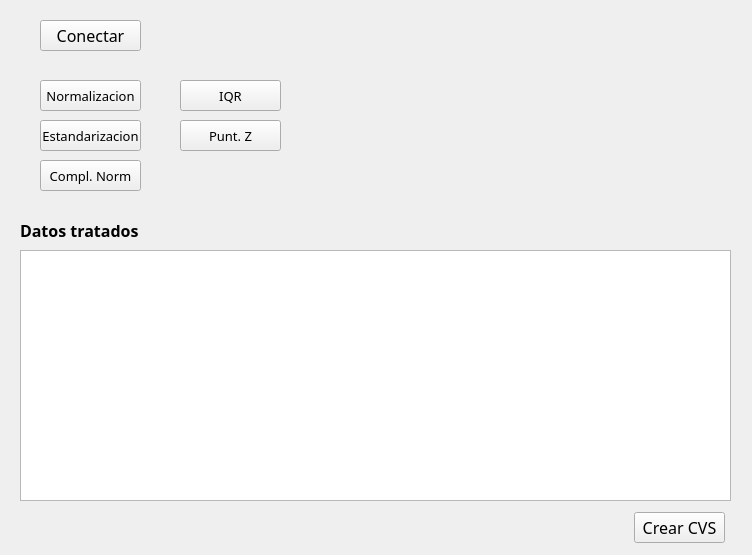
<?xml version="1.0" encoding="UTF-8"?>
<ui version="4.0">
 <class>Form</class>
 <widget class="QWidget" name="Form">
  <property name="geometry">
   <rect>
    <x>0</x>
    <y>0</y>
    <width>752</width>
    <height>555</height>
   </rect>
  </property>
  <property name="windowTitle">
   <string>Proyecto Unidad III</string>
  </property>
  <widget class="QPushButton" name="btnNormalizacion">
   <property name="geometry">
    <rect>
     <x>40</x>
     <y>80</y>
     <width>101</width>
     <height>31</height>
    </rect>
   </property>
   <property name="font">
    <font>
     <family>Segoe UI Light</family>
     <pointsize>10</pointsize>
    </font>
   </property>
   <property name="text">
    <string>Normalizacion</string>
   </property>
  </widget>
  <widget class="QPushButton" name="btnEstandarizacion">
   <property name="geometry">
    <rect>
     <x>40</x>
     <y>120</y>
     <width>101</width>
     <height>31</height>
    </rect>
   </property>
   <property name="font">
    <font>
     <family>Segoe UI Light</family>
     <pointsize>10</pointsize>
    </font>
   </property>
   <property name="text">
    <string>Estandarizacion</string>
   </property>
  </widget>
  <widget class="QPushButton" name="btnComplemento">
   <property name="geometry">
    <rect>
     <x>40</x>
     <y>160</y>
     <width>101</width>
     <height>31</height>
    </rect>
   </property>
   <property name="font">
    <font>
     <family>Segoe UI Light</family>
     <pointsize>10</pointsize>
    </font>
   </property>
   <property name="text">
    <string>Compl. Norm</string>
   </property>
  </widget>
  <widget class="QLabel" name="label">
   <property name="geometry">
    <rect>
     <x>20</x>
     <y>220</y>
     <width>121</width>
     <height>21</height>
    </rect>
   </property>
   <property name="font">
    <font>
     <family>Segoe UI Semibold</family>
     <pointsize>12</pointsize>
     <weight>75</weight>
     <bold>true</bold>
    </font>
   </property>
   <property name="layoutDirection">
    <enum>Qt::LeftToRight</enum>
   </property>
   <property name="text">
    <string>Datos tratados</string>
   </property>
  </widget>
  <widget class="QPushButton" name="btnCVS">
   <property name="geometry">
    <rect>
     <x>634</x>
     <y>512</y>
     <width>91</width>
     <height>31</height>
    </rect>
   </property>
   <property name="font">
    <font>
     <family>Segoe UI Light</family>
     <pointsize>12</pointsize>
    </font>
   </property>
   <property name="text">
    <string>Crear CVS</string>
   </property>
  </widget>
  <widget class="QPushButton" name="btnStart">
   <property name="geometry">
    <rect>
     <x>40</x>
     <y>20</y>
     <width>101</width>
     <height>31</height>
    </rect>
   </property>
   <property name="font">
    <font>
     <family>Segoe UI Light</family>
     <pointsize>12</pointsize>
    </font>
   </property>
   <property name="text">
    <string>Conectar</string>
   </property>
  </widget>
  <widget class="QListView" name="viewDatos">
   <property name="geometry">
    <rect>
     <x>20</x>
     <y>250</y>
     <width>711</width>
     <height>251</height>
    </rect>
   </property>
  </widget>
  <widget class="QPushButton" name="btnIQR">
   <property name="geometry">
    <rect>
     <x>180</x>
     <y>80</y>
     <width>101</width>
     <height>31</height>
    </rect>
   </property>
   <property name="font">
    <font>
     <family>Segoe UI Light</family>
     <pointsize>10</pointsize>
    </font>
   </property>
   <property name="text">
    <string>IQR</string>
   </property>
  </widget>
  <widget class="QPushButton" name="btnZ">
   <property name="geometry">
    <rect>
     <x>180</x>
     <y>120</y>
     <width>101</width>
     <height>31</height>
    </rect>
   </property>
   <property name="font">
    <font>
     <family>Segoe UI Light</family>
     <pointsize>10</pointsize>
    </font>
   </property>
   <property name="text">
    <string>Punt. Z</string>
   </property>
  </widget>
 </widget>
 <resources/>
 <connections/>
</ui>
